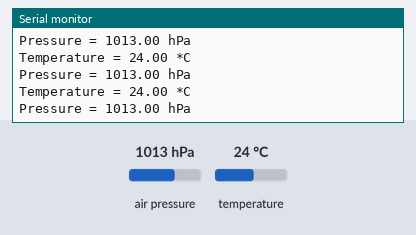
Simulated run of this sketch. Board: Arduino Uno, built with avr-gcc and run on an emulated ATmega328P. Shown: the last lines printed to the serial monitor. The inputs (shaded band) are chosen by the test bench; at power-on: air pressure 1013 hPa, temperature 24 °C.

Above: at 1.2 s.
1.3 s: air pressure set to 952 hPa
At 2.1 s:
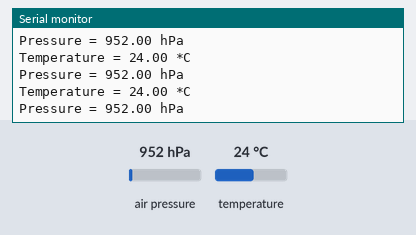
2.8 s: temperature set to 12 °C
At 3.4 s:
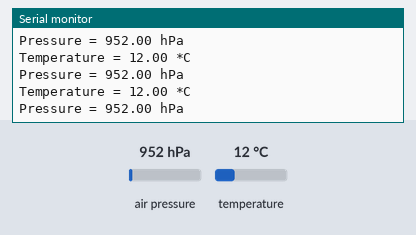
4.3 s: air pressure set to 975 hPa
At 5.0 s:
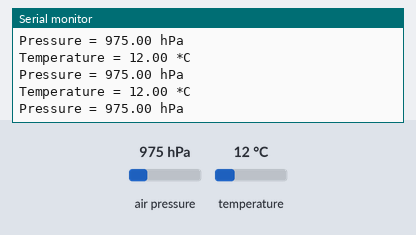
Timing chart, 0 to 7.3 s (numbered marks = the images above; inputs shaded):
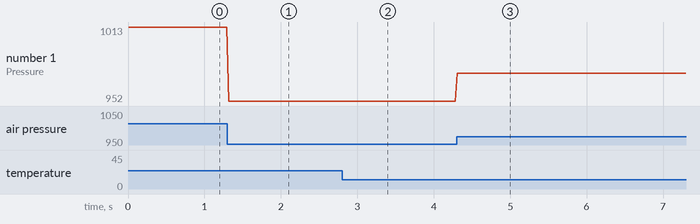

Measured:
- after the input at 1.3 s, the serial monitor: prints a new line at once (image 1)
- after the input at 2.8 s, the serial monitor: prints a new line at once (image 2)
- after the input at 4.3 s, the serial monitor: prints a new line at once (image 3)
- plotted number 1: 1013 → 952 after the input at 1.3 s, 952 → 975 after the input at 4.3 s

The sketch:

BPM280.ino
```cpp
// BMP280 test

#include <Wire.h>
#include <SPI.h>
#include <Adafruit_BMP280.h>

Adafruit_BMP280 bmp; // use I2C interface
Adafruit_Sensor *bmp_temp = bmp.getTemperatureSensor();
Adafruit_Sensor *bmp_pressure = bmp.getPressureSensor();

unsigned long delayMS = 25;

void setup() {
  Serial.begin(115200);
  Serial.println(F("BMP280 Sensor event test"));

  unsigned status;
  status = bmp.begin(0x76);

  if (!status) {
  }

  bmp.setSampling(Adafruit_BMP280::MODE_NORMAL,     /* Operating Mode. */
                  Adafruit_BMP280::SAMPLING_X2,     /* Temp. oversampling */
                  Adafruit_BMP280::SAMPLING_X16,    /* Pressure oversampling */
                  Adafruit_BMP280::FILTER_X16,      /* Filtering. */
                  Adafruit_BMP280::STANDBY_MS_500); /* Standby time. */

}

void loop() {
  sensors_event_t temp_event, pressure_event;
  bmp_temp->getEvent(&temp_event);
  bmp_pressure->getEvent(&pressure_event);

  Serial.print(F("Temperature = "));
  Serial.print(temp_event.temperature);
  Serial.println(" *C");

  Serial.print(F("Pressure = "));
  Serial.print(pressure_event.pressure);
  Serial.println(" hPa");

  Serial.println();
  delay(delayMS);

}
```
